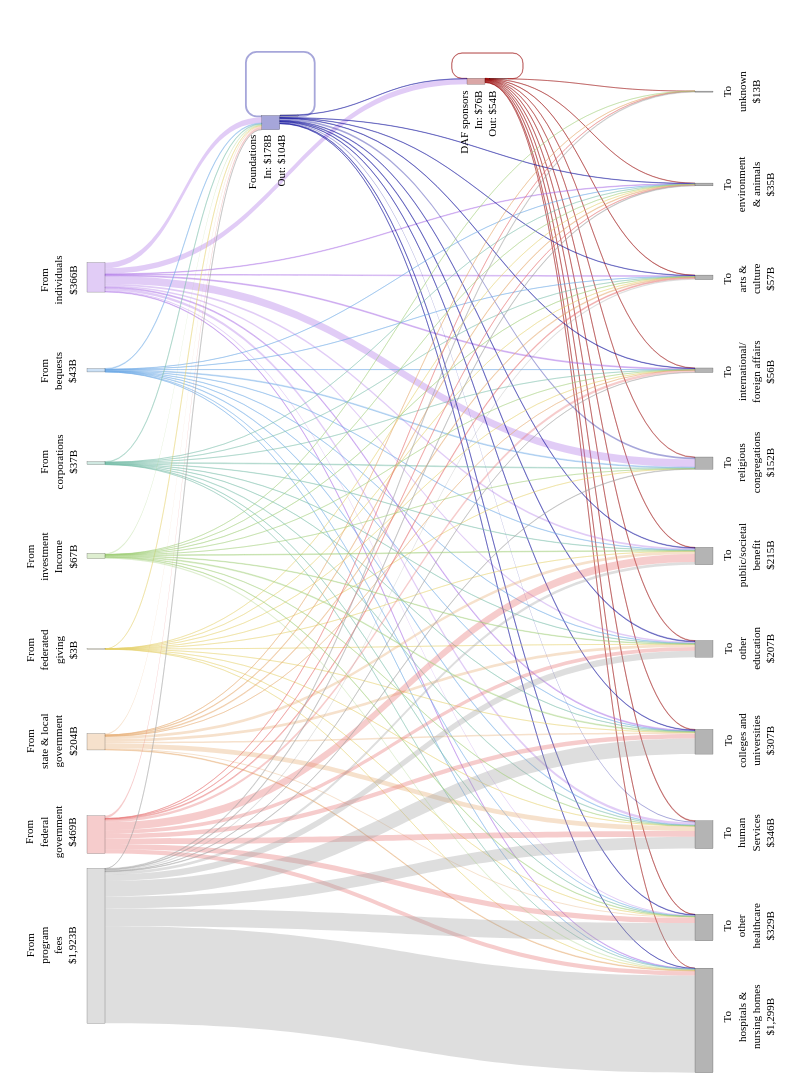

Write notebook code for a chart like this one.
### Markdown cell above
Using Plotly Sankey because it includes the best compromises for:
- weighted edges
- self-loops (still poor)
- curved edges
- label control (still poor)
- heirarchy levels
- interactivity
- quality
- merging flows

### Code cell
# Plot the diagram
fig = go.Figure(go.Sankey(
    arrangement="snap",
    
    node=dict(
        # label=node_format_df["Node"],
        label=[""] * len(node_format_df), # remove default labels
        x=node_format_df["X"],
        y=node_format_df["Y"],
        pad=15,
        thickness=18,
        line=dict(color="rgba(0,0,0,0.75)", width=0.25),
        # line=dict(color="rgba(0,0,0,0)", width=0),
        color=node_colors,
        hoverinfo="skip"
    ),
    
    link=dict(
        # arrowlen=10,
        source=sources,
        target=targets,
        value=values,
        color=edge_colors,
        customdata=hover_text,
        hoverinfo="none"
        # hovertemplate="%{customdata}<extra></extra>"
    )
))

# Define annotations for labels
annotations = []

for _, row in node_format_df[node_format_df["Node Type"] == "Source"].iterrows():
    node_name = row[node_id_field]
    dx = row["X Offset"]
    dy = row["Y Offset"]
    annotations.append(dict(
        x=row["X"] - dx,
        y=(1 - row["Y"]) + dy,
        text=row[node_display_field],
        showarrow=False,
        xanchor="right",
        align="center",
        textangle=-90
    ))

for _, row in node_format_df[node_format_df["Node Type"] == "Recipient"].iterrows():
    dx = row["X Offset"]
    dy = row["Y Offset"]
    annotations.append(dict(
        x=row["X"] + dx,
        y=(1 - row["Y"]) + dy,
        text=row[node_display_field],
        showarrow=False,
        xanchor="left",
        align="center",
        textangle=-90
    ))
for _, row in node_format_df[node_format_df["Node Type"] == "Intermediary Left"].iterrows():
    dx = row["X Offset"]
    dy = row["Y Offset"]
    annotations.append(dict(
        x=row["X"] - dx,
        y=(1 - row["Y"]) + dy,
        text=row[node_display_field],
        showarrow=False,
        xanchor="left",
        align="left",
        textangle=-90
    ))

for _, row in node_format_df[node_format_df["Node Type"] == "Intermediary Right"].iterrows():
    dx = row["X Offset"]
    dy = row["Y Offset"]
    annotations.append(dict(
        x=row["X"] + dx,
        y=(1 - row["Y"]) + dy,
        text=row[node_display_field],
        showarrow=False,
        xanchor="right",
        align="right",
        textangle=-90
    ))

# Format
fig.update_layout(
    # title_text="Nonprofit Economy Flows (2023)",
    font_size=10,
    width=800,
    height=1100,
    margin=dict(l=20, r=20, t=40, b=20),
    font=dict(family=font_family, size=11, color="black"),
    annotations=annotations
)

fig.show()

### Figure 1 — Plotly figure (JSON) as saved in the notebook; plotly's stock layout.template omitted (floating-point values rounded to 4 significant figures; data arrays with more than 128 entries replaced by an {"elided": "..."} marker saying what was removed)
{"data": [{"arrangement": "snap", "link": {"color": {"elided": "132 str values"}, "customdata": {"elided": "132 str values"}, "hoverinfo": "none", "source": {"elided": "132 int values"}, "target": {"elided": "132 int values"}, "value": {"elided": "132 float values"}}, "node": {"color": ["rgba(150,0,0,0.35)", "rgba(150,0,0,0.35)", "rgba(0,0,150,0.35)", "rgba(0,0,150,0.35)", "rgba(160,160,160,0.35)", "rgba(230,110,110,0.35)", "rgba(230,170,110,0.35)", "rgba(230,210,110,0.35)", "rgba(160,205,120,0.35)", "rgba(120,190,170,0.35)", "rgba(110,170,230,0.35)", "rgba(170,110,230,0.35)", "rgb(180,180,180)", "rgb(180,180,180)", "rgb(180,180,180)", "rgb(180,180,180)", "rgb(180,180,180)", "rgb(180,180,180)", "rgb(180,180,180)", "rgb(180,180,180)", "rgb(180,180,180)", "rgb(180,180,180)", "rgb(180,180,180)"], "hoverinfo": "skip", "label": ["", "", "", "", "", "", "", "", "", "", "", "", "", "", "", "", "", "", "", "", "", "", ""], "line": {"color": "rgba(0,0,0,0.75)", "width": 0.25}, "pad": 15, "thickness": 18, "x": [0.6, 0.63, 0.33, 0.355, 0.1, 0.1, 0.1, 0.1, 0.1, 0.1, 0.1, 0.1, 0.9, 0.9, 0.9, 0.9, 0.9, 0.9, 0.9, 0.9, 0.9, 0.9, 0.9], "y": [0.04, 0.0375, 0.08, 0.0735, 0.86, 0.77, 0.68, 0.59, 0.5, 0.41, 0.32, 0.23, 0.95, 0.86, 0.77, 0.68, 0.59, 0.5, 0.41, 0.32, 0.23, 0.14, 0.05]}, "type": "sankey"}], "layout": {"annotations": [{"align": "center", "showarrow": false, "text": "From<br>program<br>fees<br>$1,923B", "textangle": -90, "x": 0.08, "xanchor": "right", "y": 0.103}, {"align": "center", "showarrow": false, "text": "From<br>federal<br>government<br>$469B", "textangle": -90, "x": 0.08, "xanchor": "right", "y": 0.205}, {"align": "center", "showarrow": false, "text": "From<br>state & local<br>government<br>$204B", "textangle": -90, "x": 0.08, "xanchor": "right", "y": 0.292}, {"align": "center", "showarrow": false, "text": "From<br>federated<br>giving<br>$3B", "textangle": -90, "x": 0.08, "xanchor": "right", "y": 0.4088}, {"align": "center", "showarrow": false, "text": "From<br>investment<br>Income<br>$67B", "textangle": -90, "x": 0.08, "xanchor": "right", "y": 0.4995}, {"align": "center", "showarrow": false, "text": "From<br>corporations<br>$37B", "textangle": -90, "x": 0.08, "xanchor": "right", "y": 0.591}, {"align": "center", "showarrow": false, "text": "From<br>bequests<br>$43B", "textangle": -90, "x": 0.08, "xanchor": "right", "y": 0.7}, {"align": "center", "showarrow": false, "text": "From<br>individuals<br>$366B", "textangle": -90, "x": 0.08, "xanchor": "right", "y": 0.793}, {"align": "center", "showarrow": false, "text": "To<br>hospitals &<br>nursing homes<br>$1,299B", "textangle": -90, "x": 0.92, "xanchor": "left", "y": 0.02}, {"align": "center", "showarrow": false, "text": "To<br>other<br>healthcare<br>$329B", "textangle": -90, "x": 0.92, "xanchor": "left", "y": 0.118}, {"align": "center", "showarrow": false, "text": "To<br>human<br>Services<br>$346B", "textangle": -90, "x": 0.92, "xanchor": "left", "y": 0.212}, {"align": "center", "showarrow": false, "text": "To<br>colleges and<br>universities<br>$307B", "textangle": -90, "x": 0.92, "xanchor": "left", "y": 0.293}, {"align": "center", "showarrow": false, "text": "To<br>other<br>education<br>$207B", "textangle": -90, "x": 0.92, "xanchor": "left", "y": 0.4107}, {"align": "center", "showarrow": false, "text": "To<br>public/societal<br>benefit<br>$215B", "textangle": -90, "x": 0.92, "xanchor": "left", "y": 0.5005}, {"align": "center", "showarrow": false, "text": "To<br>religious<br>congregations<br>$152B", "textangle": -90, "x": 0.92, "xanchor": "left", "y": 0.5905}, {"align": "center", "showarrow": false, "text": "To<br>international/<br>foreign affairs<br>$56B", "textangle": -90, "x": 0.92, "xanchor": "left", "y": 0.71}, {"align": "center", "showarrow": false, "text": "To<br>arts &<br>culture<br>$57B", "textangle": -90, "x": 0.92, "xanchor": "left", "y": 0.786}, {"align": "center", "showarrow": false, "text": "To<br>environment<br>& animals<br>$35B", "textangle": -90, "x": 0.92, "xanchor": "left", "y": 0.889}, {"align": "center", "showarrow": false, "text": "To<br>unknown<br>$13B", "textangle": -90, "x": 0.92, "xanchor": "left", "y": 0.972}, {"align": "right", "showarrow": false, "text": "DAF sponsors<br>In: $76B<br>Out: $54B", "textangle": -90, "x": 0.632, "xanchor": "right", "y": 0.953}, {"align": "right", "showarrow": false, "text": "Foundations<br>In: $178B<br>Out: $104B", "textangle": -90, "x": 0.355, "xanchor": "right", "y": 0.91}], "font": {"color": "black", "family": "Source Sans 3, Helvetica Neue, Arial, sans-serif", "size": 11}, "height": 1100, "margin": {"b": 20, "l": 20, "r": 20, "t": 40}, "width": 800}}
